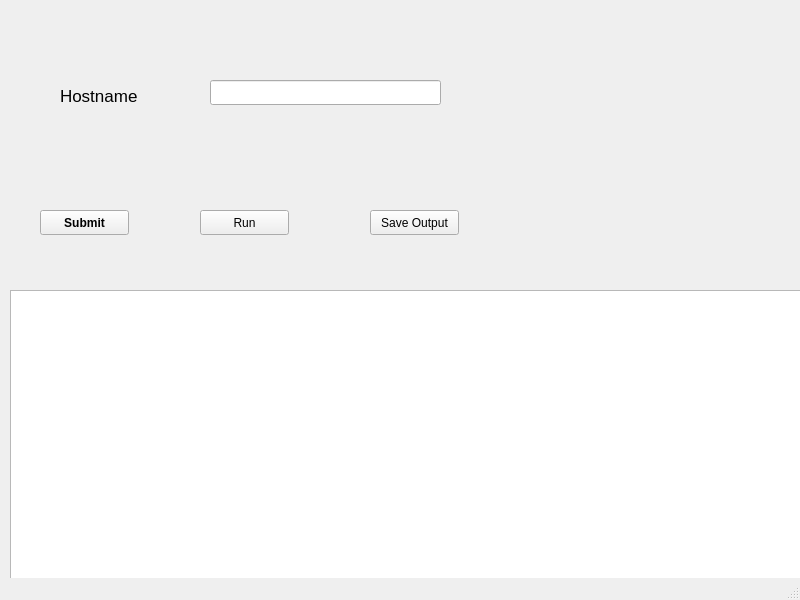
<?xml version="1.0" encoding="UTF-8"?>
<ui version="4.0">
 <class>MainWindow</class>
 <widget class="QMainWindow" name="MainWindow">
  <property name="geometry">
   <rect>
    <x>0</x>
    <y>0</y>
    <width>800</width>
    <height>600</height>
   </rect>
  </property>
  <property name="windowTitle">
   <string>MainWindow</string>
  </property>
  <widget class="QWidget" name="centralwidget">
   <widget class="QLabel" name="lhost_abel">
    <property name="geometry">
     <rect>
      <x>60</x>
      <y>70</y>
      <width>81</width>
      <height>51</height>
     </rect>
    </property>
    <property name="font">
     <font>
      <pointsize>13</pointsize>
     </font>
    </property>
    <property name="text">
     <string>Hostname</string>
    </property>
   </widget>
   <widget class="QLineEdit" name="user_lineEdit">
    <property name="geometry">
     <rect>
      <x>210</x>
      <y>80</y>
      <width>231</width>
      <height>25</height>
     </rect>
    </property>
   </widget>
   <widget class="QPushButton" name="submit_pushButton">
    <property name="geometry">
     <rect>
      <x>40</x>
      <y>210</y>
      <width>89</width>
      <height>25</height>
     </rect>
    </property>
    <property name="font">
     <font>
      <weight>75</weight>
      <bold>true</bold>
     </font>
    </property>
    <property name="text">
     <string>Submit</string>
    </property>
   </widget>
   <widget class="QPushButton" name="run_pushButton">
    <property name="geometry">
     <rect>
      <x>200</x>
      <y>210</y>
      <width>89</width>
      <height>25</height>
     </rect>
    </property>
    <property name="text">
     <string>Run</string>
    </property>
   </widget>
   <widget class="QPushButton" name="op_pushButton">
    <property name="geometry">
     <rect>
      <x>370</x>
      <y>210</y>
      <width>89</width>
      <height>25</height>
     </rect>
    </property>
    <property name="text">
     <string>Save Output</string>
    </property>
   </widget>
   <widget class="QPlainTextEdit" name="plainTextEdit">
    <property name="geometry">
     <rect>
      <x>10</x>
      <y>290</y>
      <width>791</width>
      <height>301</height>
     </rect>
    </property>
   </widget>
  </widget>
  <widget class="QMenuBar" name="menubar">
   <property name="geometry">
    <rect>
     <x>0</x>
     <y>0</y>
     <width>800</width>
     <height>22</height>
    </rect>
   </property>
  </widget>
  <widget class="QStatusBar" name="statusbar"/>
 </widget>
 <resources/>
 <connections/>
</ui>
